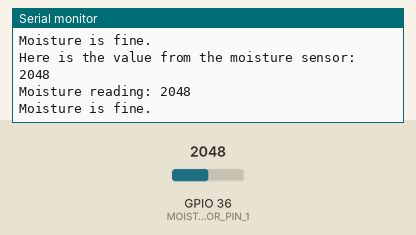
Recording of a sketch running on a simulated ESP32. Shown: the last lines printed to the serial monitor. The test bench sets the inputs (shaded band); at power-on: GPIO 36 (MOISTURE_SENSOR_PIN_1) = 2048.

Above: at 1.8 s.
1.9 s: GPIO 36 (MOISTURE_SENSOR_PIN_1) set to 633
At 2.8 s:
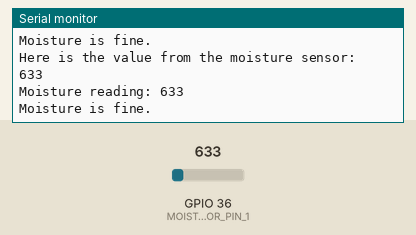
3.4 s: GPIO 36 (MOISTURE_SENSOR_PIN_1) set to 541
At 5.0 s:
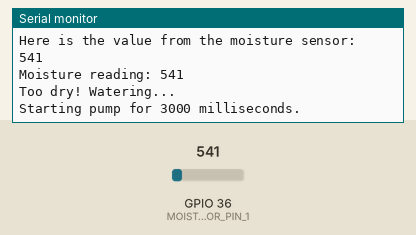
Timing chart, 0 to 6.5 s (numbered marks = the images above; inputs shaded):
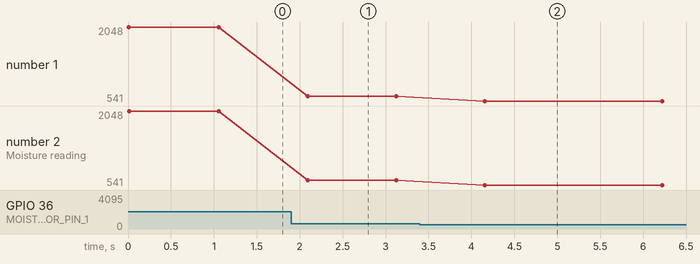

Measured:
- the behaviour switches between 600 and 599 on GPIO 36 (MOISTURE_SENSOR_PIN_1) (found by bisection; images 1 and 2)
- after the input at 1.9 s, the serial monitor: prints a new line after 0.19 s (image 1)
- after the input at 3.4 s, the serial monitor: prints a new line after 0.75 s (image 2)
- plotted number 1: 2048 → 633 after the input at 1.9 s, 633 → 541 after the input at 3.4 s
- plotted number 2: 2048 → 633 after the input at 1.9 s, 633 → 541 after the input at 3.4 s

The sketch:

PlantBreakoutBoard.ino
```cpp
// #include "src/thread.h" // "/src/thread.h"
// #include "rtos/ThisThread.h"
// #include "mbed.h"
#include "src/constants.h"
#include "src/MoistureHandler.h"
#include "src/PumpHandler.h"

// Create global objects
MoistureHandler moistureSensor(config::MOISTURE_SENSOR_PIN_1, config::MOISTURE_THRESHOLD);
PumpHandler pumpHandler(config::MOTOR_PUMP_PIN_1);

unsigned long lastCheckTime = 0;

void setup() {
  Serial.begin(config::SERIAL_COMMUNICATION_BAUDRATE);
  while(!Serial);
  Serial.println("Watering System Started.");
}

void loop(){
  unsigned long now = millis();

  if (now - lastCheckTime >= config::CHECK_INTERVAL_MS || lastCheckTime == 0) {
    lastCheckTime = now;

    int moistureValue = moistureSensor.readMoistureSensor();
    Serial.print("Moisture reading: ");
    Serial.println(moistureValue);

    if (moistureSensor.isTooDry()) {
      Serial.println("Too dry! Watering...");
      pumpHandler.startPump();
      delay(1000);
      pumpHandler.stopPump();
      // pump.waterFor(config::WATER_DURATION_MS)
    } else {
      Serial.println("Moisture is fine.");
    }
  }
  delay(1000); // Prevent busy looping
}
```

MoistureHandler.cpp
```cpp
#include "MoistureHandler.h"
#include <Arduino.h>
// #include <iostream>

#include "constants.h"

MoistureHandler::MoistureHandler(int analogPin, int threshold)
    : _pin(analogPin), _threshold(threshold), _lastValue(0) {}

MoistureHandler::~MoistureHandler(){}

int MoistureHandler::readMoistureSensor() {
    _lastValue = analogRead(_pin);
    // std::cout << "Here is the value from the moisture sensor: " << _lastValue << std::endl;
    Serial.println("Here is the value from the moisture sensor: ");
    Serial.println(_lastValue);
    return _lastValue;
}

bool MoistureHandler::isTooDry() {
    return _lastValue < _threshold;
}
```

MoistureHandler.h
```cpp
#ifndef MOISTUREHANDLER_H
#define MOISTUREHANDLER_H

class MoistureHandler {
    public:
        MoistureHandler(int analogPin, int threshold);
        ~MoistureHandler();
        int readMoistureSensor();
        bool isTooDry();

    private:
        int _pin;
        int _threshold;
        int _lastValue;
};

#endif // MOISTUREHANDLER_H
```

PumpHandler.cpp
```cpp
#include "PumpHandler.h"
#include "constants.h"
// #include <iostream>

PumpHandler::PumpHandler(int digitalPin)
    : _pin(digitalPin) {}

void PumpHandler::startPump() {
    // std::cout << "Starting pump for " << config::WATER_DURATION_MS << " milliseconds" << std::endl;
    Serial.print("Starting pump for ");
    Serial.print(config::WATER_DURATION_MS);
    Serial.println(" milliseconds.");
    _state = true;
}

void PumpHandler::stopPump() {
    if(isRunning()){
        // std::cout << "Stopping pump" << std::endl;
        Serial.println("Stopping pump");
        _state = false;
    } else{
        // std::cout << "Pump is not running and therefore can't be stopped" << std::endl;
        Serial.println("Pump is not running and therefore can't be stopped");
    }
}

bool PumpHandler::isRunning(){
    return _state;
}

// Other functionalities to put it in state true (running) etc
```

PumpHandler.h
```cpp
#ifndef PUMPHANDLER_H
#define PUMPHANDLER_H
#include <Arduino.h>

class PumpHandler{
    public:
        PumpHandler(int digitalPin);

        void startPump();
        void stopPump();
        bool isRunning();

    private:
        const int _pin;;
        bool _state = false;

};

#endif // PUMPHANDLER_H
```

constants.h
```cpp
#ifndef CONSTANTS_H
#define CONSTANTS_H

namespace config {
    // MOISTURE PINS
    const int MOISTURE_SENSOR_PIN_1 = A0;

    // MOTOR PINS
    const int MOTOR_PUMP_PIN_1 = D2;

    // WATER LEVEL PIN
    const int WATER_LEVEL_PIN = A7;

    // THRESHOLDS
    const int MOISTURE_THRESHOLD = 600; // Needs to be adjusted

    // TIMINGS
    const unsigned long WATER_DURATION_MS = 3000; // 3 seconds
    // constexpr unsigned long CHECK_INTERVAL_MS = 4UL * 60 * 60 * 1000; // 4 hours
    const unsigned long CHECK_INTERVAL_MS = 1000; // 1 seconds

    // BAUDRATE
    const int SERIAL_COMMUNICATION_BAUDRATE = 9600;
}

#endif // CONSTANTS_H
```
